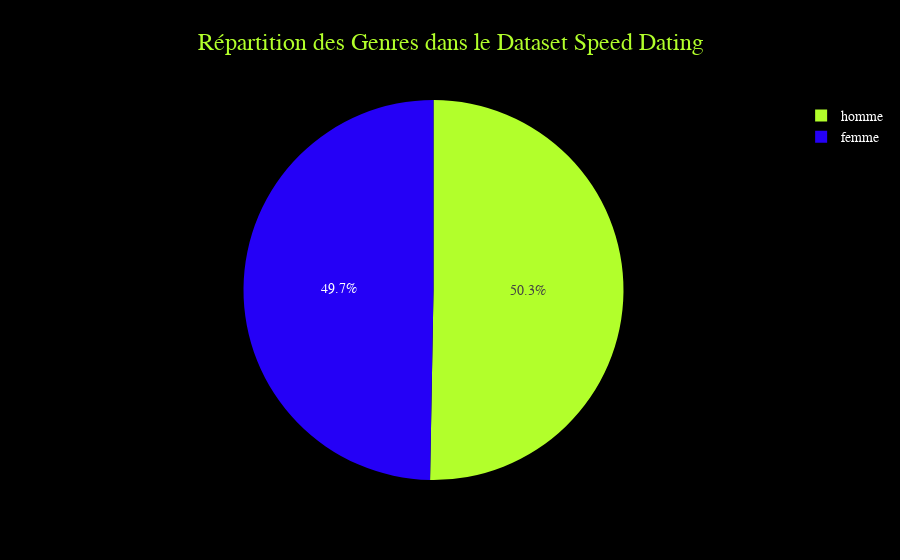

This figure's notebook cell:
### Code cell
# representation graphique du découpage homme femmes

fig = px.pie(
    names=repartition_des_genres.index,
    values=repartition_des_genres.values,
    title="Répartition des Genres dans le Dataset Speed Dating",
    template="nicolas_herve",
    color_discrete_sequence=COLOR_PALETTE
)
fig.show()

### Figure 1 — Plotly figure (JSON) as saved in the notebook; plotly's stock layout.template omitted (floating-point values rounded to 4 significant figures)
{"data": [{"domain": {"x": [0, 1], "y": [0, 1]}, "hovertemplate": "label=%{label}<br>value=%{value}<extra></extra>", "labels": ["homme", "femme"], "legendgroup": "", "name": "", "showlegend": true, "type": "pie", "values": [263, 260]}], "layout": {"legend": {"tracegroupgap": 0}, "piecolorway": ["#B2FF2B", "#2500F6", "#FB0505", "#3B0D89", "#1F2A3D", "#8EB2E8", "#FF6F61", "#22692B"], "title": {"text": "Répartition des Genres dans le Dataset Speed Dating"}}}
